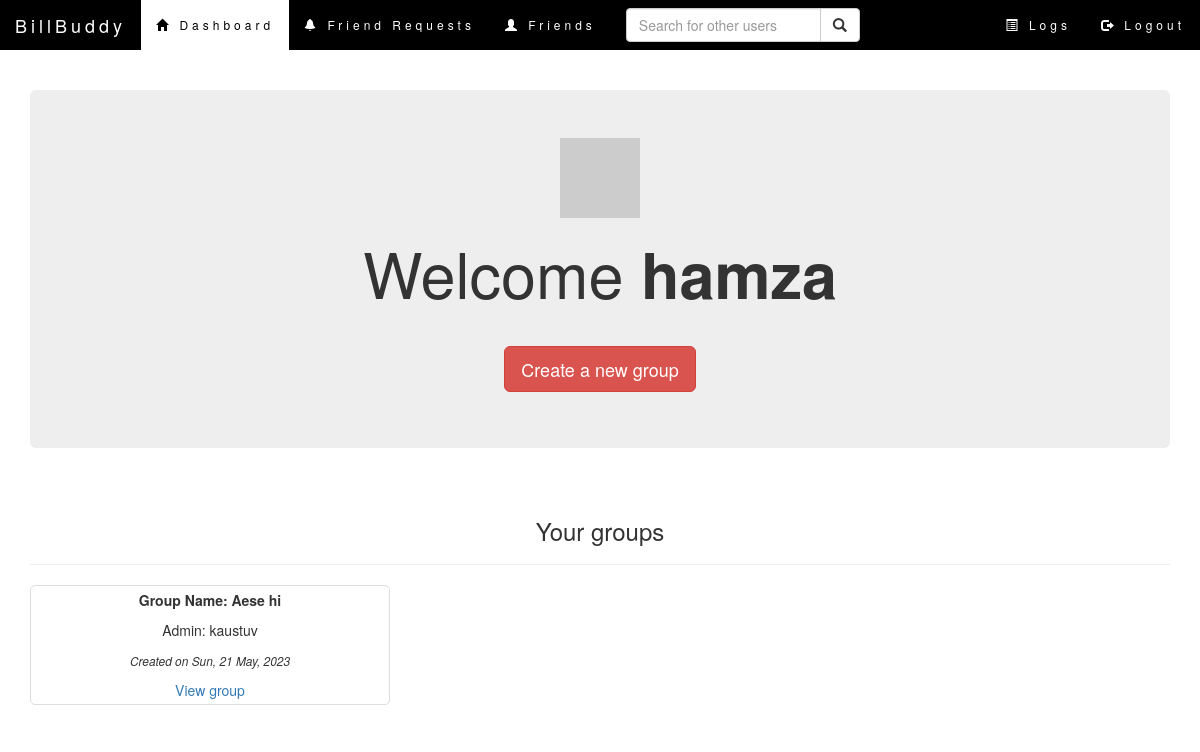
Screenshot of /home (signed in) with the database file from the repository.
### tables this page shows
CREATE TABLE groups (
    gname text not null,
    admin text not null,
    memeber text not null,
    groupDate text
);

### main.py (the view, shortened to what this page needs)
@app.route('/', methods=['POST', 'GET'])
@app.route('/home', methods=['POST', 'GET'])
def index():
    if 'username' in session:
        username = session['username']
        avatar = dbHandler.getProfilePic(username, 100)
        groups = dbHandler.getGroups(username)
        gd = {}
        for i in groups:
            temp = dbHandler.getGroupMemebers(i[0], i[1])
            gd[i] = temp
            groups = gd
        return render_template('loggedinindex.html', username=username, groups=gd, avatar=avatar)
    return render_template('index.html')

### main.py (called while the page is built)
@app.after_request
def after_request(response):
    response.headers["Cache-Control"] = "no-cache, no-store, must-revalidate"
    return response

### models_1.py (called while the page is built)
def getProfilePic(user, size):
    con = sql.connect("database.db")
    cur = con.cursor()
    obj = cur.execute("SELECT email FROM users WHERE username='" + user + "'")
    obj = str(obj.fetchone())
    digest = md5(obj.lower().encode('utf-8')).hexdigest()
    return 'https://www.gravatar.com/avatar/{}?d=identicon&s={}'.format(digest, size)

def getGroups(user):
    con = sql.connect("database.db")
    cur = con.cursor()
    cur.execute(
        "SELECT gname, admin, groupDate FROM groups WHERE admin=='{0}' OR memeber=='{0}'".format(user))
    lis = cur.fetchall()
    ret = []
    for item in lis:
        if item not in ret:
            ret.append(item)
    con.commit()
    con.close()
    print (ret)
    return ret

def getGroupMemebers(groupName, admin):
    con = sql.connect("database.db")
    cur = con.cursor()
    cur.execute(
        "SELECT gname, admin, memeber FROM groups WHERE gname=='{0}' AND admin=='{1}'".format(groupName, admin))
    return cur.fetchall()
    con.commit()
    con.close()

### templates/loggedinindex.html (shortened to what this page needs)
<!DOCTYPE HTML>
<html lang="en">
    <head>
        <link rel="stylesheet" href="https://maxcdn.bootstrapcdn.com/bootstrap/3.3.7/css/bootstrap.min.css">
        <link rel="stylesheet" type="text/css" href="{{ url_for('static',filename='css/navbar.css') }}">
    </head>
    <body>
    <nav class="navbar navbar-inverse">
        <div class="container-fluid">
            <div class="navbar-header">
            <a class="navbar-brand" href="#">BillBuddy</a>
            </div>
            <ul class="nav navbar-nav">
                <li class="active"><a href="{{ url_for('index') }}"><span class="glyphicon glyphicon-home"></span> Dashboard</a></li>
                <li><a href="{{ url_for('notifications') }}"><span class="glyphicon glyphicon-bell"></span> Friend Requests</a></li>
                <li><a href="{{ url_for('getFriends') }}"><span class="glyphicon glyphicon-user"></span> Friends</a></li>
            </ul>
            <form class="navbar-form navbar-left" action="{{ url_for('index') }}" method="post">
                <div class="input-group">
                    <input type="text" class="form-control" placeholder="Search for other users" name="search">
                    <div class="input-group-btn">
                        <button class="btn btn-default" type="submit">
                            <i class="glyphicon glyphicon-search"></i>
                        </button>
                    </div>
                </div>
            </form>
            <ul class="nav navbar-nav navbar-right">
                <li><a href="{{ url_for('viewLog') }}"><span class="glyphicon glyphicon-list-alt"></span> Logs</a></li>
                <li><a href="{{ url_for('logout') }}"><span class="glyphicon glyphicon-log-out"></span> Logout</a></li>
            </ul>
        </div>
    </nav>
    <br>
    <br>
    <div class="container">
    <div class="jumbotron text-center">
    	    <img src="{{ avatar }}">
            <h1>Welcome <b>{{ username }}</b></h1>
            <br>
            <a href="{{ url_for('createGroup') }}" class="btn btn-danger navbar-btn btn-lg">Create a new group</a>
    </div>
    </div>
    <div class="container">
        <div class="page-header text-center"><h3>Your groups</h3></div>
    </div>
    <div class="container">
       <div class="row text-center">
        {% for i in groups.keys() %}
            <div class="col-sm-4">
                <div class="thumbnail">
                <p><strong> Group Name: {{i[0]}} </strong></p>
                <p> Admin: {{i[1]}} </p>
                <p><small><i>Created on {{i[2]}}</i></small></p>
                <a href="{{ url_for('viewGroup', groupName=i[0], admin=i[1]) }} "> View group </a>
                </div>
            </div>
        {% endfor %}
        </div>
    </div>
    </body>
</html>

### static/css/navbar.css (style rules this page uses)
.navbar { margin-bottom: 0; background-color: black; z-index: 9999; border: 0; font-size: 12px !important; line-height: 1.42857143 !important; letter-spacing: 4px; border-radius: 0; }
.navbar li a, .navbar .navbar-brand { color: #fff !important; }
.navbar-nav li a:hover, .navbar-nav li.active a { color: black !important; background-color: #fff !important; }

### templates/loggedinindex.html (style rules this page uses)
.thumbnail { border-radius: 5px; }

### rows the page displays
groups: gname "Aese hi", admin "kaustuv", groupDate "Sun, 21 May, 2023"

### other values shown
{{ username }} "hamza"
